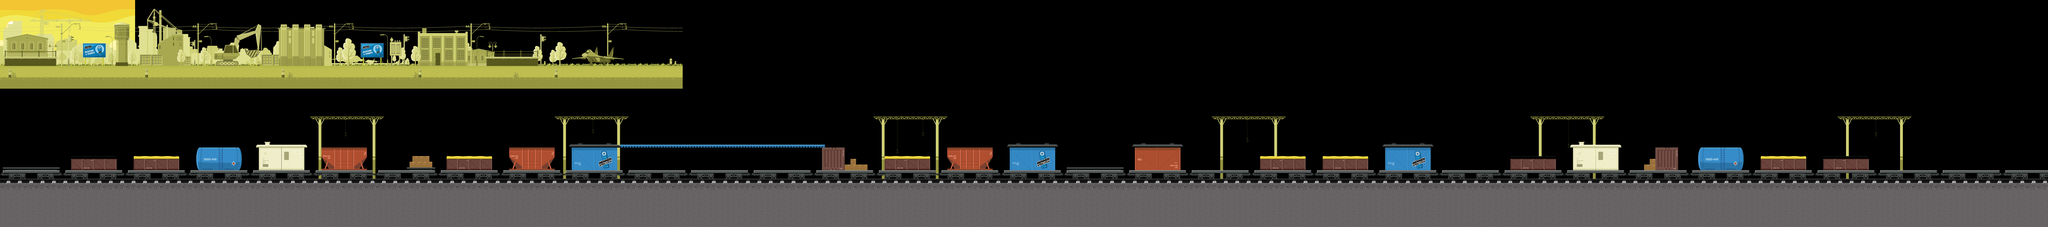

This game map was drawn from its Tiled (.tmx) file and the tilesets committed beside it. A one-line description and the trimmed map source follow:
An orthogonal 720x80 tile map with 16x16 px tiles, 4 tile layers (BG-T-Earth, BG-T, FG-Earth, FG-Road), 2 tilesets, 3 image layers and 80 objects (37x damage, 16x slug, 15x sunstrike, 4x shield, 4x coin, ...).

<map version="1.0" orientation="orthogonal" width="720" height="80" tilewidth="16" tileheight="16">
 <properties>
  <property name="asset" value="01-platform.png" />
 </properties>
 <tileset firstgid="1" name="01-stones" tilewidth="16" tileheight="16">
  <image source="../01-stones.png" width="560" height="416" />
 </tileset>
 <tileset firstgid="911" name="03-stones" tilewidth="16" tileheight="16">
  <image source="../03-stones.png" width="912" height="544" />
 </tileset>
 <imagelayer name="bg-05" width="720" height="80">
  <image source="../03-bg-04.png" />
  <properties>
   <property name="layer" value="10" />
  </properties>
 </imagelayer>
 <imagelayer name="bg-04" width="720" height="80">
  <image source="../03-bg-03.png" />
  <properties>
   <property name="layer" value="9" />
  </properties>
 </imagelayer>
 <imagelayer name="bg-03" width="720" height="80">
  <image source="../03-bg-02.png" />
  <properties>
   <property name="layer" value="8" />
  </properties>
 </imagelayer>
 <layer name="BG-T-Earth" width="720" height="80">
  <properties>
   <property name="collisions" value="0" />
   <property name="layer" value="6" />
  </properties>
  <data>[57600 cells, 390 non-empty, 34 distinct tile ids]</data>
 </layer>
 <layer name="BG-T" width="720" height="80">
  <properties>
   <property name="collisions" value="0" />
   <property name="layer" value="4" />
  </properties>
  <data>[57600 cells, 430 non-empty, 129 distinct tile ids]</data>
 </layer>
 <layer name="FG-Earth" width="720" height="80">
  <properties>
   <property name="layer" value="3" />
  </properties>
  <data>[57600 cells, 13219 non-empty, 46 distinct tile ids]</data>
 </layer>
 <layer name="FG-Road" width="720" height="80">
  <properties>
   <property name="layer" value="2" />
  </properties>
  <data>[57600 cells, 2926 non-empty, 664 distinct tile ids]</data>
 </layer>
 <objectgroup color="#aa007f" name="Spawns" width="720" height="80">
  <object name="player" type="player" x="45" y="813" width="128" height="128" />
  <object name="pet" type="pet" x="11297" y="829" width="128" height="128" />
 </objectgroup>
 <objectgroup color="#ffff00" name="Platforms" width="720" height="80">
  <properties>
   <property name="frameHeight" value="32" />
   <property name="frameWidth" value="128" />
   <property name="leftAnimationStartFrame" value="0" />
   <property name="leftAnimationStopFrame" value="3" />
   <property name="rightAnimationStartFrame" value="4" />
   <property name="rightAnimationStopFrame" value="7" />
   <property name="spritemap" value="01-platform.png" />
  </properties>
 </objectgroup>
 <objectgroup color="#00aa00" name="Slugs" width="720" height="80">
  <properties>
   <property name="maxSpeed" value="3" />
  </properties>
  <object name="slug 0" type="slug" x="1122" y="740" width="216" height="92" />
  <object name="slug 0" type="slug" x="6716" y="862" width="294" height="94" />
  <object name="slug 0" type="slug" x="9910" y="790" width="242" height="90" />
  <object name="slug 0" type="slug" x="6009" y="846" width="294" height="94" />
  <object name="slug 0" type="slug" x="2868" y="732" width="246" height="98" />
  <object name="slug 0" type="slug" x="3872" y="856" width="294" height="94" />
  <object name="slug 0" type="slug" x="4085" y="851" width="294" height="94" />
  <object name="slug 0" type="slug" x="3714" y="855" width="294" height="94" />
  <object name="slug 0" type="slug" x="4140" y="851" width="294" height="94" />
  <object name="slug 0" type="slug" x="3650" y="852" width="294" height="94" />
  <object name="slug 0" type="slug" x="4228" y="850" width="294" height="94" />
  <object name="slug 0" type="slug" x="3578" y="852" width="294" height="94" />
  <object name="slug 0" type="slug" x="4285" y="851" width="294" height="94" />
  <object name="slug 0" type="slug" x="3506" y="851" width="294" height="94" />
  <object name="slug 0" type="slug" x="1837" y="553" width="246" height="98" />
  <object name="slug 0" type="slug" x="8147" y="853" width="246" height="98" />
 </objectgroup>
 <objectgroup color="#ffaa00" name="Sunstrikes" width="720" height="80">
  <object name="sunstrike 1" type="sunstrike" x="2073" y="847" width="210" height="102" />
  <object name="sunstrike 1" type="sunstrike" x="3611" y="848" width="203" height="99" />
  <object name="sunstrike 1" type="sunstrike" x="8472" y="705" width="162" height="146" />
  <object name="sunstrike 1" type="sunstrike" x="3942" y="844" width="212" height="104" />
  <object name="sunstrike 1" type="sunstrike" x="3591" y="843" width="901" height="107" />
  <object name="sunstrike 1" type="sunstrike" x="3577" y="842" width="434" height="110" />
  <object name="sunstrike 1" type="sunstrike" x="3827" y="840" width="434" height="110" />
  <object name="sunstrike 1" type="sunstrike" x="4069" y="840" width="434" height="110" />
  <object name="sunstrike 1" type="sunstrike" x="3781" y="846" width="207" height="100" />
  <object name="sunstrike 1" type="sunstrike" x="4240" y="842" width="211" height="107" />
  <object name="sunstrike 1" type="sunstrike" x="3190" y="539" width="136" height="98" />
  <object name="sunstrike 1" type="sunstrike" x="5388" y="721" width="136" height="98" />
  <object name="sunstrike 1" type="sunstrike" x="6576" y="631" width="230" height="98" />
  <object name="sunstrike 1" type="sunstrike" x="7612" y="759" width="136" height="98" />
  <object name="sunstrike 1" type="sunstrike" x="9442" y="707" width="136" height="98" />
 </objectgroup>
 <objectgroup color="#00007f" name="Shield" width="720" height="80">
  <object name="shield" type="shield" x="3243" y="877" width="64" height="64" />
  <object name="shield" type="shield" x="4641" y="743" width="64" height="64" />
  <object name="shield" type="shield" x="7112" y="584" width="64" height="64" />
  <object name="shield" type="shield" x="9674" y="548" width="64" height="64" />
 </objectgroup>
 <objectgroup color="#aa0000" name="Health" width="720" height="80">
  <properties>
   <property name="type" value="objects" />
  </properties>
  <object name="health" type="health" x="2646" y="750" width="64" height="64" />
 </objectgroup>
 <objectgroup color="#ce0000" name="Damage" width="720" height="80">
  <object name="-1" type="damage" x="337" y="964" width="28" height="41">
   <properties>
    <property name="value" value="1" />
   </properties>
  </object>
  <object name="kill" type="damage" x="1936" y="737" width="15" height="33">
   <properties>
    <property name="value" value="11" />
   </properties>
  </object>
  <object name="-1" type="damage" x="691" y="965" width="28" height="41">
   <properties>
    <property name="value" value="1" />
   </properties>
  </object>
  <object name="-1" type="damage" x="1043" y="968" width="28" height="41">
   <properties>
    <property name="value" value="1" />
   </properties>
  </object>
  <object name="-1" type="damage" x="1394" y="964" width="28" height="41">
   <properties>
    <property name="value" value="1" />
   </properties>
  </object>
  <object name="-1" type="damage" x="1747" y="966" width="28" height="41">
   <properties>
    <property name="value" value="1" />
   </properties>
  </object>
  <object name="-1" type="damage" x="2099" y="961" width="28" height="41">
   <properties>
    <property name="value" value="1" />
   </properties>
  </object>
  <object name="-1" type="damage" x="2450" y="964" width="28" height="41">
   <properties>
    <property name="value" value="1" />
   </properties>
  </object>
  <object name="-1" type="damage" x="2802" y="965" width="28" height="41">
   <properties>
    <property name="value" value="1" />
   </properties>
  </object>
  </objectgroup>
 <objectgroup color="#0000ff" name="Coins" width="720" height="80">
  <!-- 5 objects omitted --></objectgroup>
</map>
<!-- 33 of 80 objects omitted -->